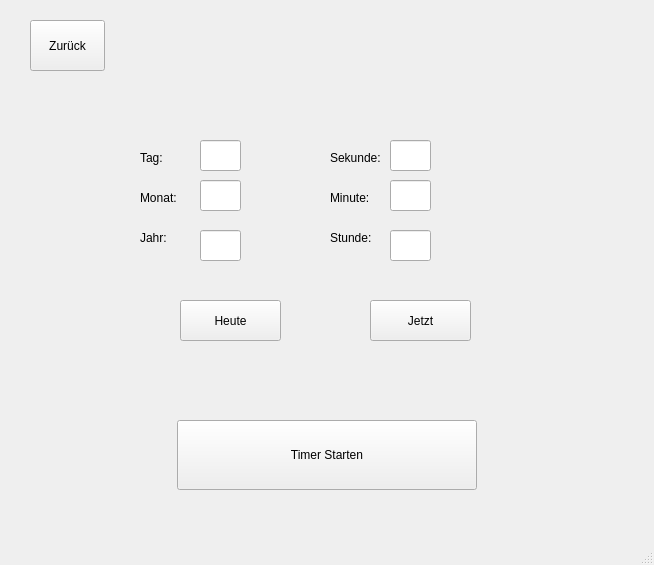
<?xml version="1.0" encoding="UTF-8"?>
<ui version="4.0">
 <class>frm_main</class>
 <widget class="QMainWindow" name="frm_main">
  <property name="geometry">
   <rect>
    <x>0</x>
    <y>0</y>
    <width>654</width>
    <height>565</height>
   </rect>
  </property>
  <property name="windowTitle">
   <string>MainWindow</string>
  </property>
  <widget class="QWidget" name="centralwidget">
   <widget class="QStackedWidget" name="stackedWidget">
    <property name="geometry">
     <rect>
      <x>0</x>
      <y>0</y>
      <width>661</width>
      <height>511</height>
     </rect>
    </property>
    <property name="currentIndex">
     <number>1</number>
    </property>
    <widget class="QWidget" name="page">
     <widget class="QPushButton" name="plus">
      <property name="geometry">
       <rect>
        <x>550</x>
        <y>40</y>
        <width>75</width>
        <height>51</height>
       </rect>
      </property>
      <property name="text">
       <string>PushButton</string>
      </property>
     </widget>
     <widget class="QLabel" name="label">
      <property name="geometry">
       <rect>
        <x>280</x>
        <y>150</y>
        <width>49</width>
        <height>16</height>
       </rect>
      </property>
      <property name="text">
       <string>TextLabel</string>
      </property>
     </widget>
     <widget class="QLabel" name="lb_Timeed">
      <property name="geometry">
       <rect>
        <x>0</x>
        <y>0</y>
        <width>651</width>
        <height>41</height>
       </rect>
      </property>
      <property name="text">
       <string>Timeed</string>
      </property>
      <property name="textFormat">
       <enum>Qt::TextFormat::AutoText</enum>
      </property>
      <property name="alignment">
       <set>Qt::AlignmentFlag::AlignCenter</set>
      </property>
     </widget>
    </widget>
    <widget class="QWidget" name="page_2">
     <widget class="QLineEdit" name="edit_day_createF">
      <property name="geometry">
       <rect>
        <x>200</x>
        <y>140</y>
        <width>41</width>
        <height>31</height>
       </rect>
      </property>
     </widget>
     <widget class="QPushButton" name="button_setjetzt_createF">
      <property name="geometry">
       <rect>
        <x>370</x>
        <y>300</y>
        <width>101</width>
        <height>41</height>
       </rect>
      </property>
      <property name="text">
       <string>Jetzt</string>
      </property>
     </widget>
     <widget class="QPushButton" name="zurueck_b">
      <property name="geometry">
       <rect>
        <x>30</x>
        <y>20</y>
        <width>75</width>
        <height>51</height>
       </rect>
      </property>
      <property name="text">
       <string>Zurück</string>
      </property>
     </widget>
     <widget class="QLabel" name="label_day_createF">
      <property name="geometry">
       <rect>
        <x>140</x>
        <y>150</y>
        <width>49</width>
        <height>16</height>
       </rect>
      </property>
      <property name="text">
       <string>Tag:</string>
      </property>
     </widget>
     <widget class="QPushButton" name="button_starten_crateF">
      <property name="geometry">
       <rect>
        <x>177</x>
        <y>420</y>
        <width>300</width>
        <height>70</height>
       </rect>
      </property>
      <property name="text">
       <string>Timer Starten</string>
      </property>
     </widget>
     <widget class="QLabel" name="label_month_createF">
      <property name="geometry">
       <rect>
        <x>140</x>
        <y>190</y>
        <width>49</width>
        <height>16</height>
       </rect>
      </property>
      <property name="text">
       <string>Monat:</string>
      </property>
     </widget>
     <widget class="QLineEdit" name="edit_month_createF">
      <property name="geometry">
       <rect>
        <x>200</x>
        <y>180</y>
        <width>41</width>
        <height>31</height>
       </rect>
      </property>
     </widget>
     <widget class="QLabel" name="label_year_createF">
      <property name="geometry">
       <rect>
        <x>140</x>
        <y>230</y>
        <width>49</width>
        <height>16</height>
       </rect>
      </property>
      <property name="text">
       <string>Jahr:</string>
      </property>
     </widget>
     <widget class="QLineEdit" name="edit_year_createF">
      <property name="geometry">
       <rect>
        <x>200</x>
        <y>230</y>
        <width>41</width>
        <height>31</height>
       </rect>
      </property>
     </widget>
     <widget class="QLabel" name="label_second_createF">
      <property name="geometry">
       <rect>
        <x>330</x>
        <y>150</y>
        <width>61</width>
        <height>16</height>
       </rect>
      </property>
      <property name="text">
       <string>Sekunde:</string>
      </property>
     </widget>
     <widget class="QLineEdit" name="edit_minute_createF">
      <property name="geometry">
       <rect>
        <x>390</x>
        <y>180</y>
        <width>41</width>
        <height>31</height>
       </rect>
      </property>
     </widget>
     <widget class="QLabel" name="label_minute_createF">
      <property name="geometry">
       <rect>
        <x>330</x>
        <y>190</y>
        <width>49</width>
        <height>16</height>
       </rect>
      </property>
      <property name="text">
       <string>Minute:</string>
      </property>
     </widget>
     <widget class="QLineEdit" name="edit_hour_createF">
      <property name="geometry">
       <rect>
        <x>390</x>
        <y>230</y>
        <width>41</width>
        <height>31</height>
       </rect>
      </property>
     </widget>
     <widget class="QLineEdit" name="edit_second_createF">
      <property name="geometry">
       <rect>
        <x>390</x>
        <y>140</y>
        <width>41</width>
        <height>31</height>
       </rect>
      </property>
     </widget>
     <widget class="QLabel" name="label_hour_createF">
      <property name="geometry">
       <rect>
        <x>330</x>
        <y>230</y>
        <width>49</width>
        <height>16</height>
       </rect>
      </property>
      <property name="text">
       <string>Stunde:</string>
      </property>
     </widget>
     <widget class="QPushButton" name="button_setheute_createF">
      <property name="geometry">
       <rect>
        <x>180</x>
        <y>300</y>
        <width>101</width>
        <height>41</height>
       </rect>
      </property>
      <property name="text">
       <string>Heute</string>
      </property>
     </widget>
    </widget>
   </widget>
  </widget>
  <widget class="QMenuBar" name="menubar">
   <property name="geometry">
    <rect>
     <x>0</x>
     <y>0</y>
     <width>654</width>
     <height>23</height>
    </rect>
   </property>
  </widget>
  <widget class="QStatusBar" name="statusbar"/>
 </widget>
 <resources/>
 <connections/>
</ui>
